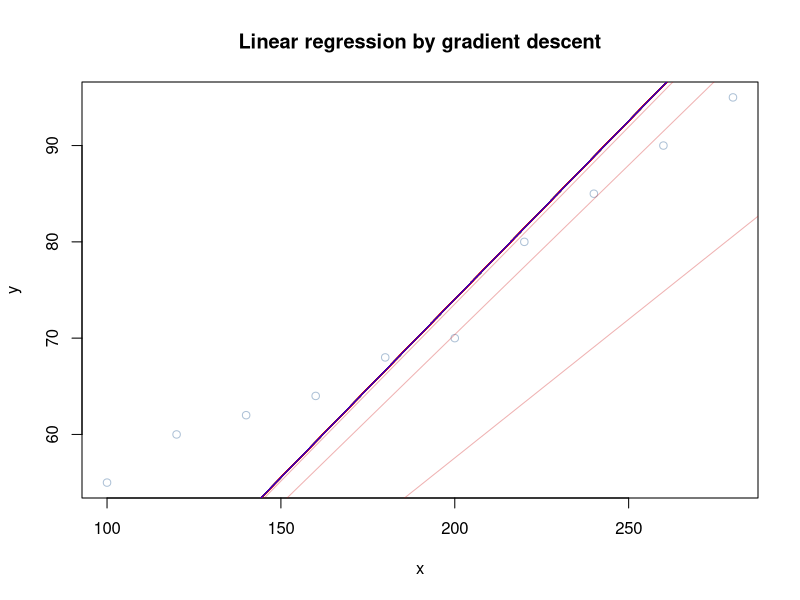

Recreate this plot in R.
rm(list = ls())
mydata <- read.csv("exercise3/xy.csv")
x <- mydata$x
y <- mydata$y

#确定代价函数或损失函数
cost <- function(X, y, theta) {
  sum( (X %*% theta - y)^2 ) / (2*length(y))
}

alpha <- 0.00001 # 指定学习效率
num_iters <- 1000 # 指定迭代次数
cost_history <- rep(0,num_iters) #用于每次迭代后保存代价函数值
theta_history <- list(num_iters) # 用于每次迭代后保存theta值
theta <-  matrix(c(0,0), nrow = 2) # 初始化theta值
X <- cbind(1,x) # 在x中增加一列，所有值为1，使得假设函数具有截距 

for (i in 1:num_iters) { # 梯度下降（重复）
  theta[1] <- theta[1] - alpha * (1/length(y)) * sum(((X%*%theta)- y))
  theta[2] <- theta[2] - alpha * (1/length(y)) * sum(((X%*%theta)- y)*X[,2])
  cost_history[i] <- cost(X, y, theta)
  theta_history[[i]] <- theta
} 
print(theta)

# 绘制训练集数据图
plot(x,y, col=rgb(0.2,0.4,0.6,0.4), main='Linear regression by gradient descent')

# 绘制收敛过程中所有直线
for (i in c(1,3,6,10,14,seq(20,num_iters,by=10))) { 
  abline(coef=theta_history[[i]], col=rgb(0.8,0,0,0.3))
}
abline(coef=theta, col='blue') # 绘制截距为theta[1]和斜率为theta[2]的直线